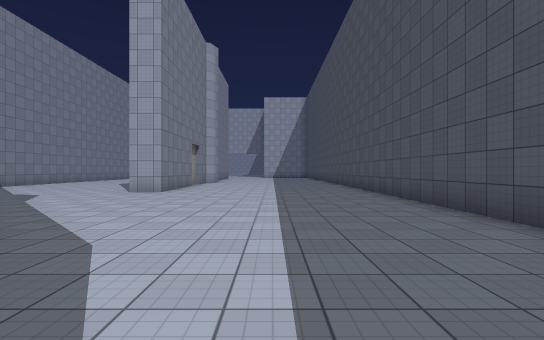
view 1 (above)

16 first-person views from a walk through a scene from a Unity 3-D project. The camera is 1.4 m above the floor, looks level and sees 85° across. The floor is counted in squares, 2 m on a side. Each view is taken from the middle of a square. On the plan, view 1 faces up. The plan holds only what a view shows up to about 10 squares ahead; the rest is blank. The place goes on beyond the plan. The player character is not drawn. Some surface patterns are stand-ins.

view 2
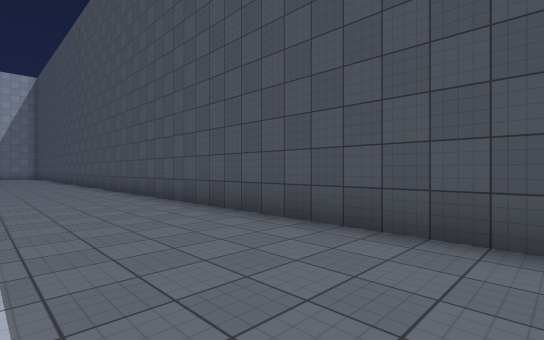

view 3
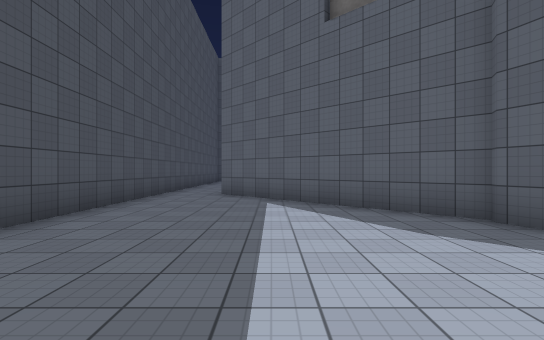

view 4
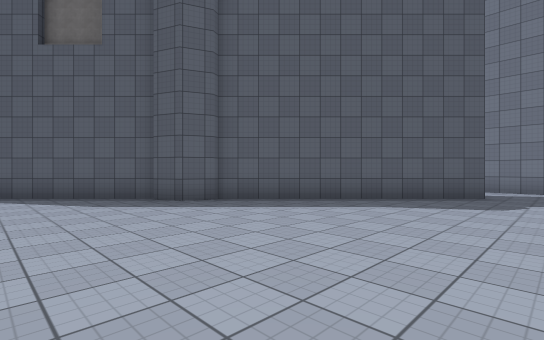

view 5
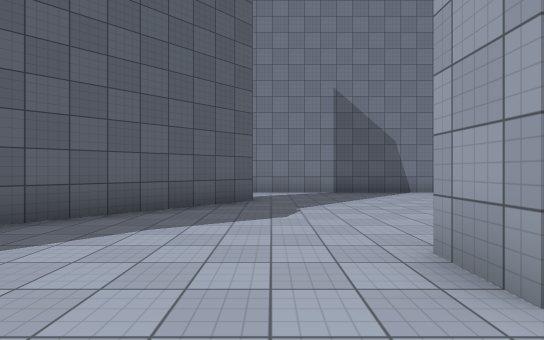

view 6
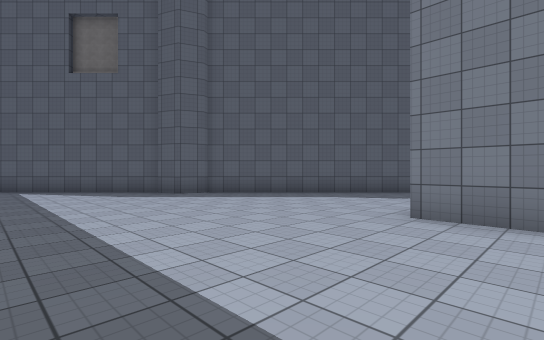

view 7
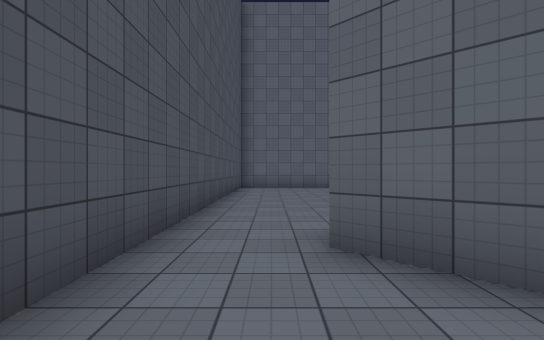

view 8
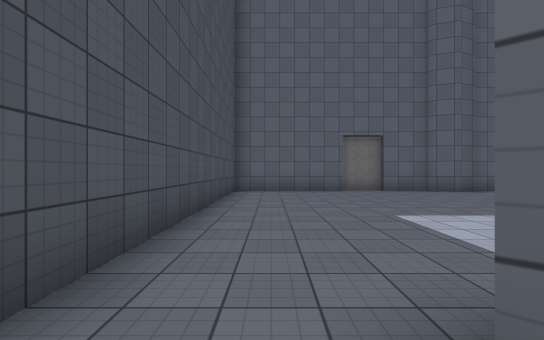

view 9
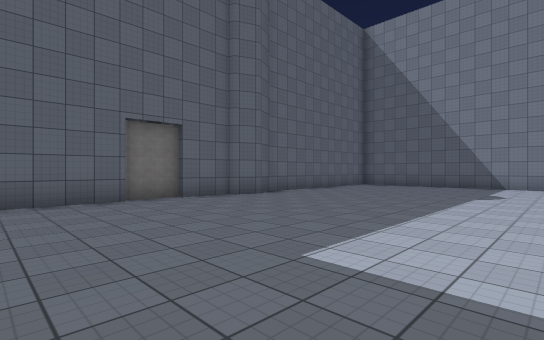

view 10
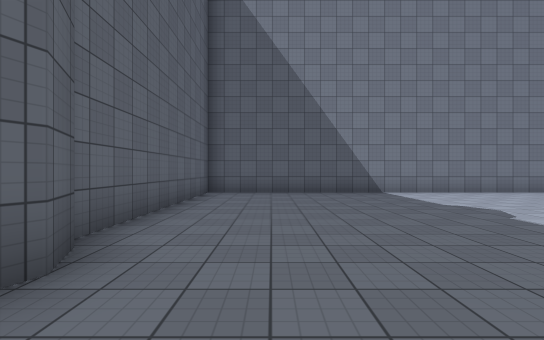

view 11
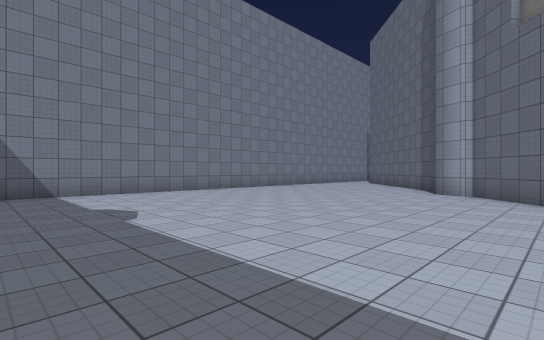

view 12
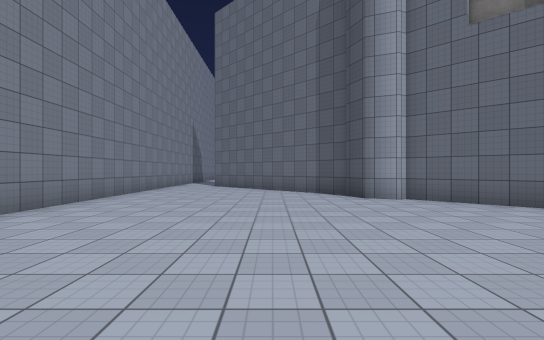

view 13
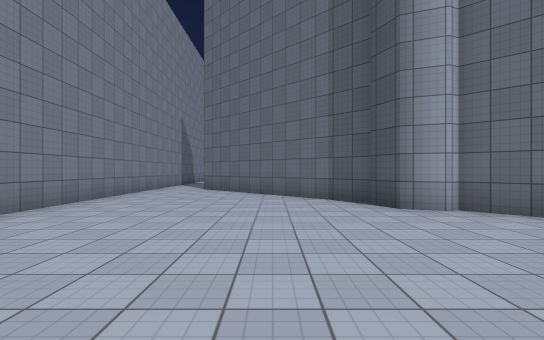

view 14
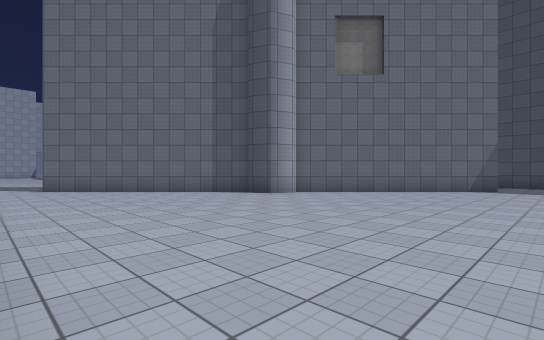

view 15
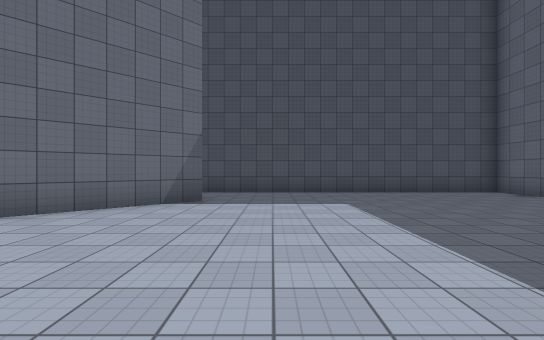

view 16
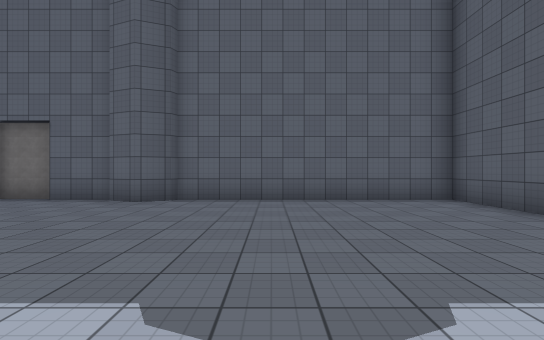

### Floor plan
Points are (right, up) in squares from view 1. A wall is a line through its corners. A room is listed if a view was taken in it or the views show most of it. See-through windows are left out.
Room 1 (views 1, 2, 3, 4, 5, 6, 7, 8)
walls: (-4.1, 3.1) (-3.3, 2.8) (-3, 2); (-3.1, 1.9) (1.5, -2.7); (-3.5, 10.9) (-3.5, 9.4) (-4.5, 9.4); (-8.8, 7.6) (-4.1, 2.9); (-11.2, 11.5) (-11.2, 5.5); (3.2, -4.5) (3.2, 10.9)
ways out: opening at (-10.5, 6.5) to room 2; opening at (2.5, -3.5) to room 2
Room 2 (views 9, 10, 11, 12, 13, 14, 15, 16)
walls: (0.8, -3.5) (-3.8, 1.1); (-4, 1.1) (-4.7, 1.3) (-5, 2.2); (-4.7, -11.8) (-4, -11.5) (-3.2, -11.8); (-4.8, 2.2) (-9.5, 6.9); (-3.2, -12) (-1.8, -12); (-1.8, -12.2) (-0.4, -12.2); (-0.5, -12) (3.2, -12) (3.2, -4.5); (-11.2, 5.5) (-11.2, -12) (-4.8, -12)
ways out: opening at (-10.5, 6.5) to room 1; opening at (2.5, -3.5) to room 1

Positions as (right, up) in squares from view 1, and headings:
1: (0, 0), facing up
2: (0, 0), facing up-right
3: (0, 6), facing down
4: (0, 9), facing down-left
5: (-2, 8), facing left
6: (1, 11), facing down-left
7: (2, 0), facing down
8: (2, -2), facing down
9: (2, -5), facing down-left
10: (-2, -10), facing left
11: (-2, -8), facing up-left
12: (-7, -6), facing up
13: (-7, -4), facing up
14: (-11, -5), facing up-right
15: (-6, -5), facing right
16: (-7, -5), facing down
